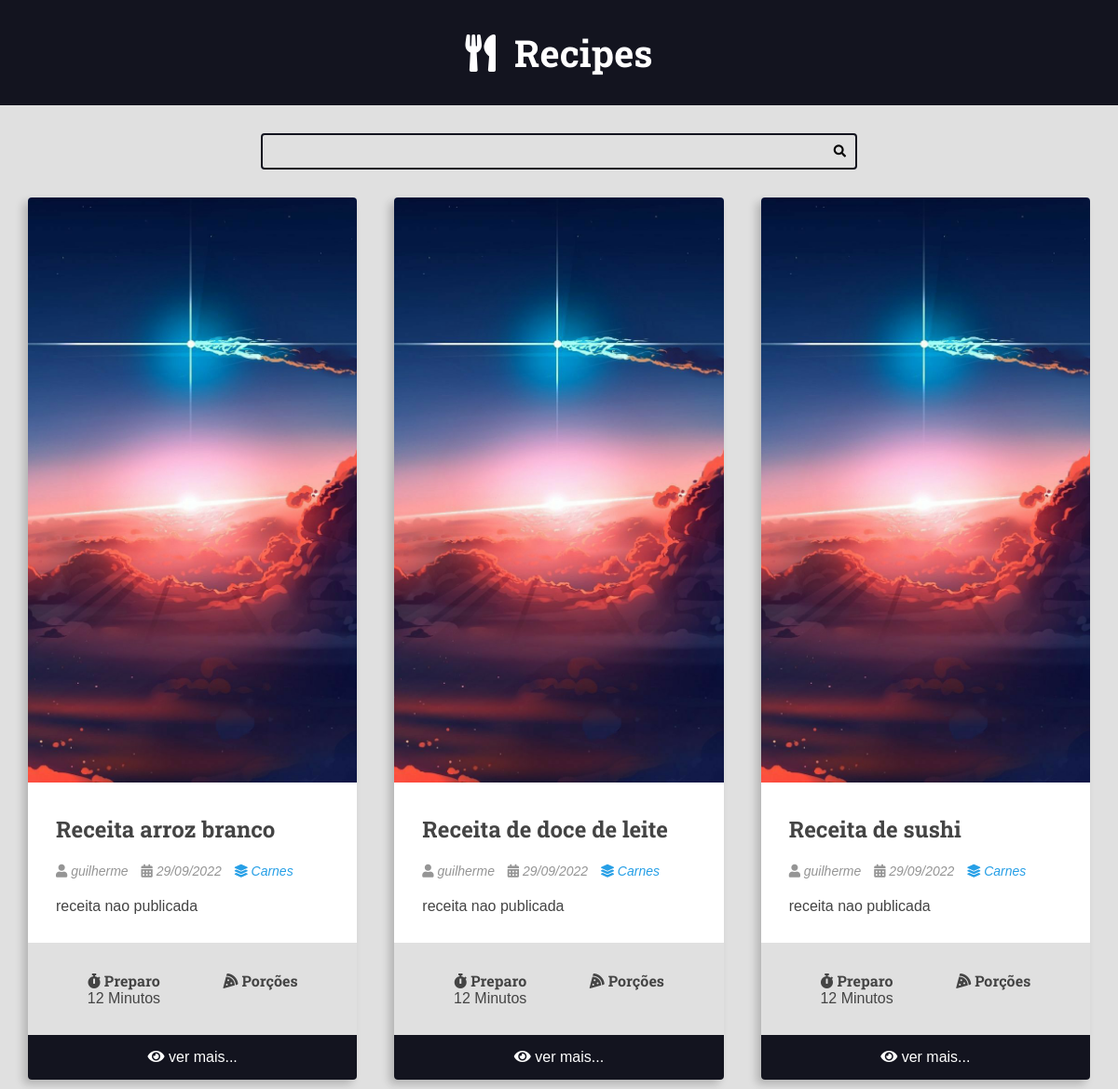
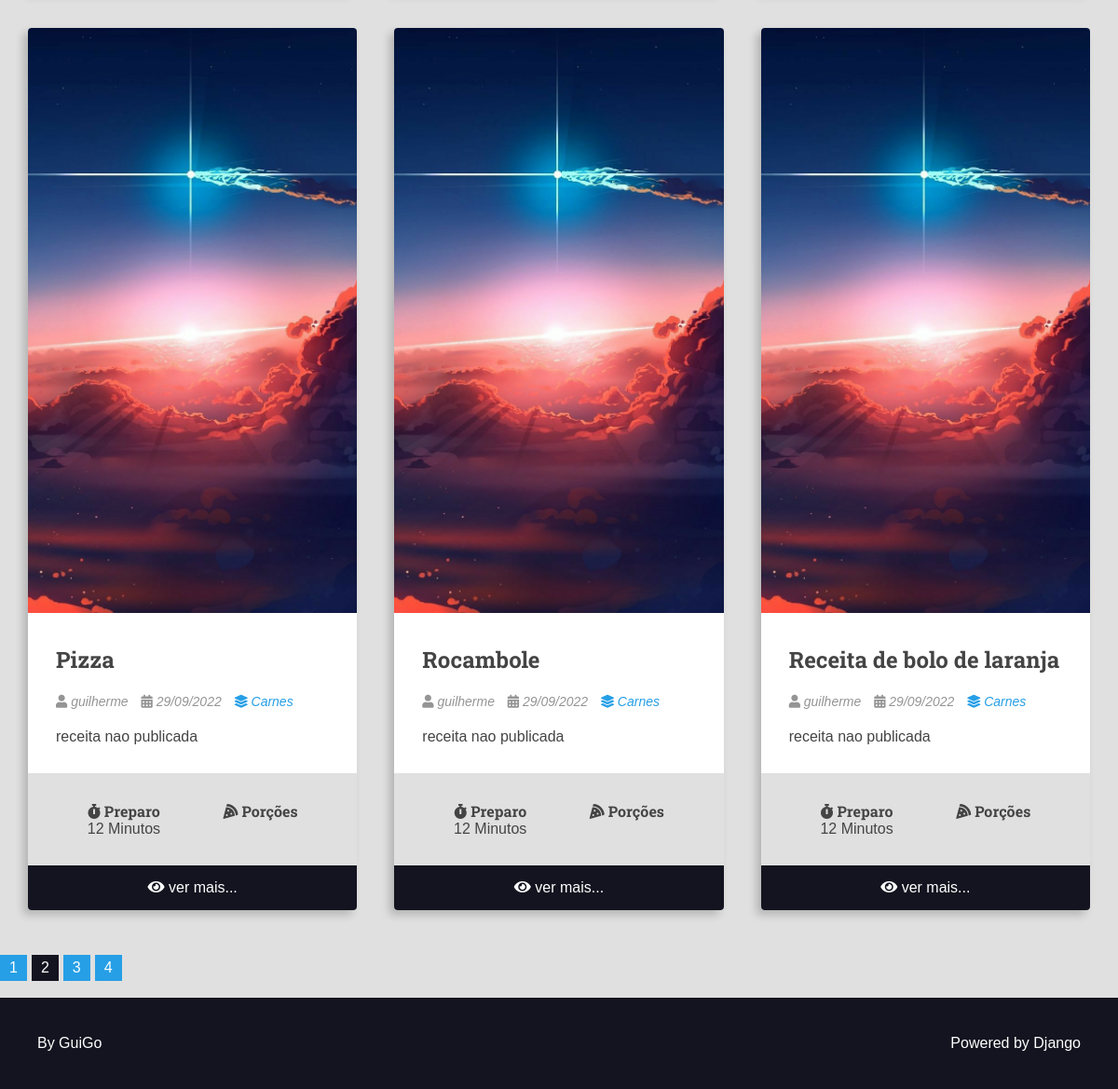
Before: /recipes/search?q=&page=2 with the older database file (2 pictures, top to bottom).
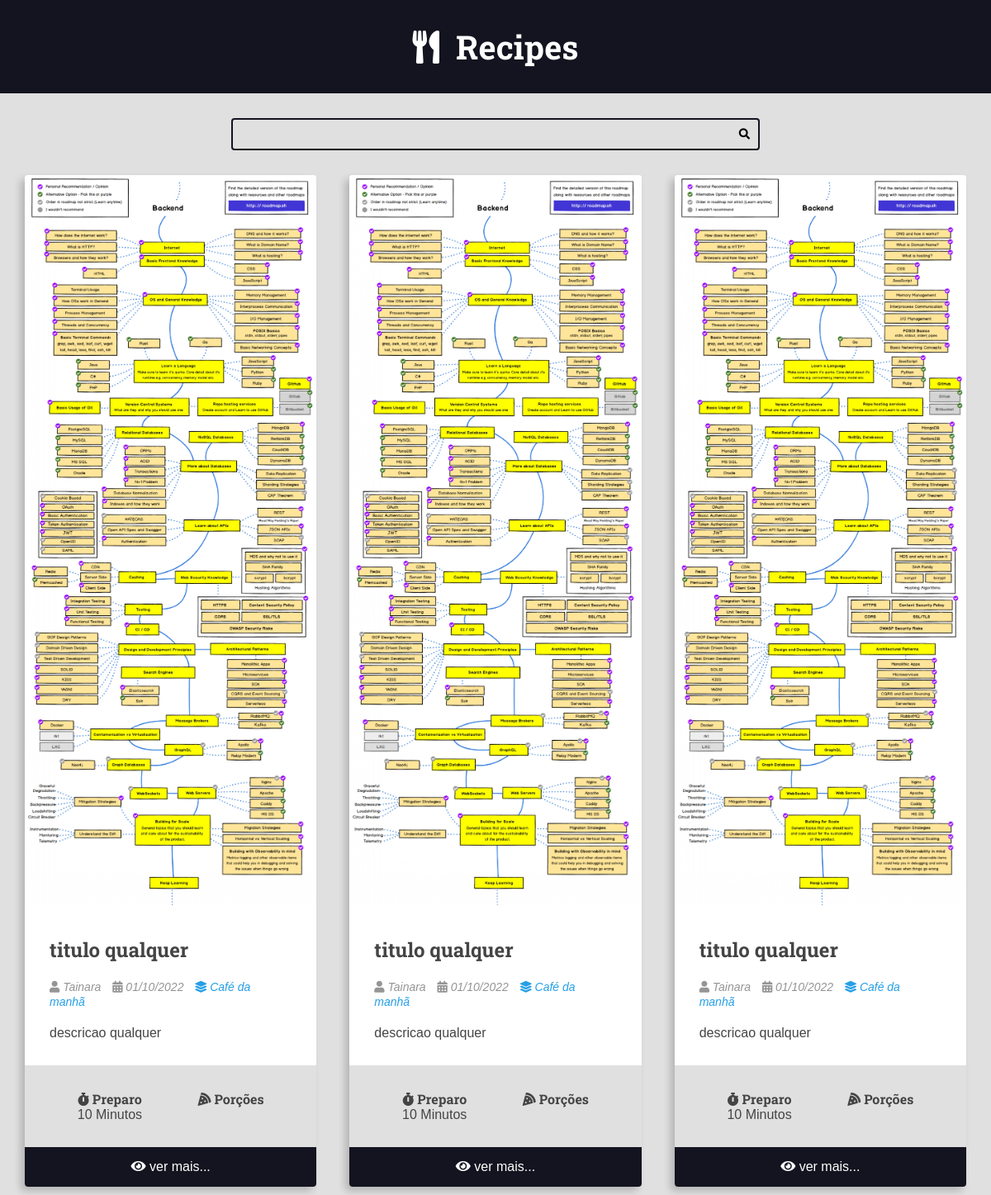
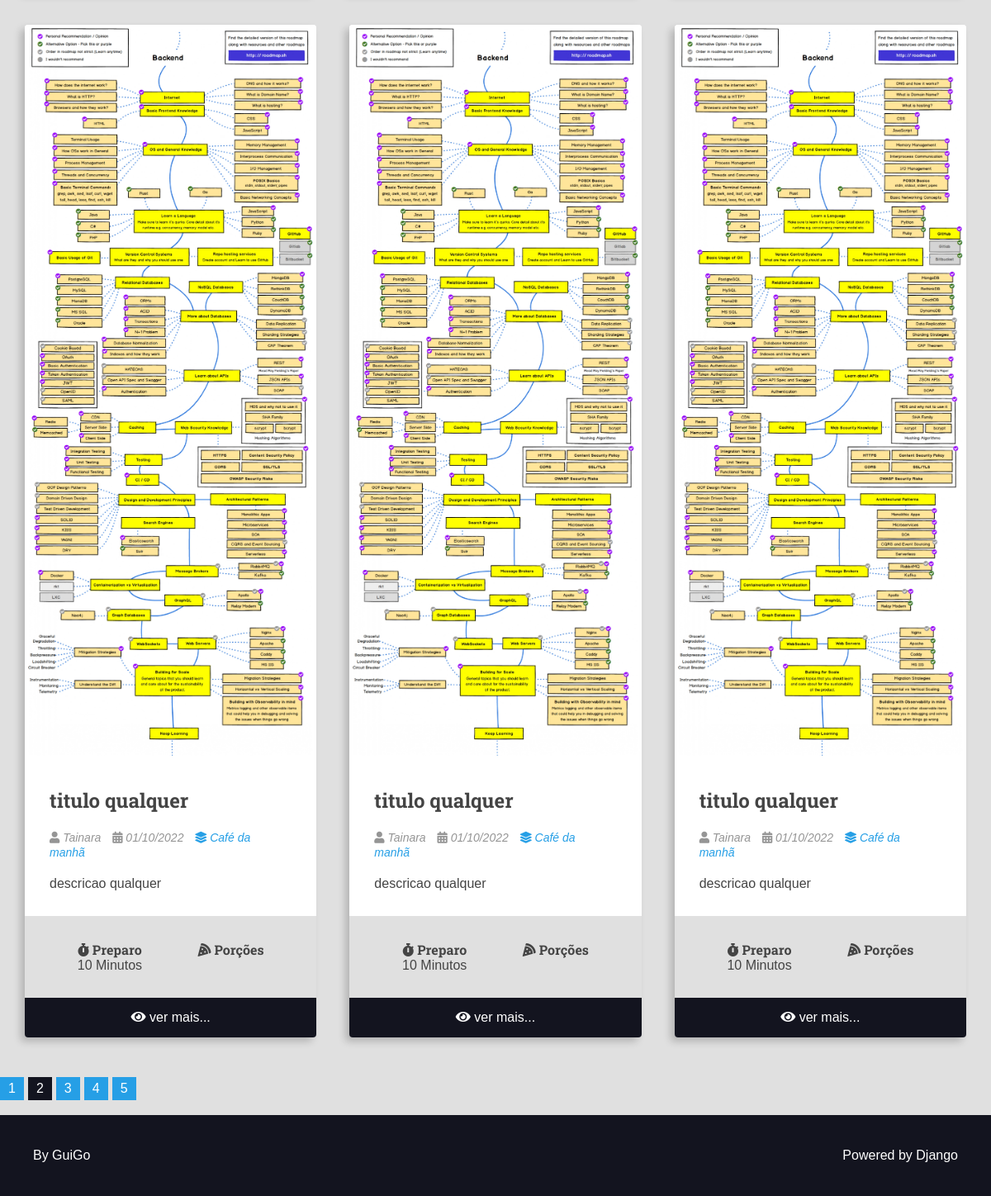
After: the same page with the newer database file (2 pictures, top to bottom).
### recipes/models.py (models this page shows, shortened)
class Recipe(models.Model):
    title = models.CharField(max_length=65)
    description = models.CharField(max_length=165)
    slug =  models.SlugField(unique=True)
    preparation_time = models.IntegerField()
    preparation_time_unit = models.CharField(max_length=65)
    servings_time = models.IntegerField()
    servings_time_unit = models.CharField(max_length=65)
    preparation_steps = models.TextField()
    preparation_steps_is_html = models.BooleanField(default=False)
    created_at = models.DateTimeField(auto_now_add=True)
    updated_at = models.DateTimeField(auto_now=True)
    is_published = models.BooleanField(default=False)
    cover = models.ImageField(upload_to='recipes/cover/%Y/%m/%d/')
    category = models.ForeignKey(
        Category, on_delete=models.SET_NULL, null=True, blank=True,
        default=None
    )
    author = models.ForeignKey(
        User, on_delete=models.SET_NULL, null=True
    )

class Category(models.Model):
    name = models.CharField(max_length=65)

### recipes/views.py (the view)
# urls.py: path('recipes/search', recipeViews.search, name='recipes-search'),
    def search(self, request: HttpRequest) -> HttpResponse:
        query_param = request.GET.get('q', "").strip()
        number_page = request.GET.get('page')
        recipes = Recipe.objects.filter(
            Q(
                Q(title__icontains=query_param) |
                Q(description__icontains=query_param)
            ),
            is_published=True
            ).order_by('-id')
        paginator = Paginator(recipes, self.PER_PAGES)
        page_obj = paginator.get_page(number_page)
        pagination = make_pagination(5, paginator.num_pages, page_obj.number)
        return render(request, 'recipes/pages/search.html', context={
            'filtered_recipes': page_obj,
            'pagination':pagination,
            'page_title': query_param.capitalize(),
            'search_form': query_param,
            'is_search': True,
        })

### utils/pagination.py (called while the page is built, shortened)
def make_pagination(qtd_page_busca:int, total_page:int, current_page:int):
    middle = qtd_page_busca // 2 + 1
    if qtd_page_busca >= total_page:
        return {
            'range': [i for i in range(1, total_page + 1)],
            'first_page': 1,
            'last_page': total_page,
            'first_out_range': False,
            'last_out_range': True,
            'current': current_page
        }
    if current_page <= middle:
        return {
            'range': [i for i in range(1, qtd_page_busca + 1)],
            'first_page': 1,
            'last_page': total_page,
            'first_out_range': False,
            'last_out_range': True,
            'current': current_page
        }

### recipes/templates/recipes/pages/search.html (shortened to what this page needs)
{% extends 'global/base.html' %}
{% block content %}
    <div class="main-content main-content-list container">
        {% for recipe in filtered_recipes %}
            {% include 'recipes/partials/recipe.html' %}
        {%empty%}
        <h1>No recipes found here!</h1>
        {% endfor %}
    </div>
{% endblock content %}

### recipes/templates/recipes/partials/recipe.html (shortened to what this page needs)
<div class="recipe recipe-list-item">
    <div class="recipe-cover">
        <a href="{% url 'recipes-recipe' recipe.id %}">
            <img src="{{ recipe.cover.url }}" alt="temporario">
        </a>
    </div>
    <div class="recipe-title-container">
        <h2 class="recipe-title">{{ recipe.title }}</h2>
    </div>
    <div class="recipe-author">
        <span class="recipe-author-item">
            <i class="fas fa-user"></i>
            {% if recipe.author is not None %}
                {% if recipe.author.first_name %}
                    {{ recipe.author.first_name }}
                {% else %}
                    {{ recipe.author.username }}
                {% endif %}
            {% else %}
                Desconhecido
            {% endif %}
        </span>
        <span class="recipe-author-item">
            <i class="fas fa-calendar-alt"></i>
            {{ recipe.created_at |date:"d/m/Y" }}
        </span>
        {% if recipe.category is not None %}
            <span class="recipe-author-item">
                <a href="{% url 'recipes-category' recipe.category.id %}">
                    <i class="fas fa-layer-group"></i>
                    <span>{{ recipe.category.name }}</span>
                </a>
            </span>
        {% endif %}
    </div>
    <div class="recipe-content">
        <p>{{ recipe.description}}</p>
    </div>
    <div class="recipe-meta-container">
        <div class="recipe-meta recipe-preparation">
            <h3 class="recipe-meta-title"><i class="fas fa-stopwatch"></i> Preparo</h3>
            <div class="recipe-meta-text">
                {{ recipe.preparation_time }} {{ recipe.preparation_time_unit }}
            </div>
        </div>
        <div class="recipe-meta recipe-servings">
            <h3 class="recipe-meta-title"><i class="fas fa-pizza-slice"></i> Porções</h3>
        </div>
    </div>
    {% if not isDetailPage %}
    <footer class="recipe-footer">
        <a class="recipe-read-more button button-dark button-full-width" href="{% url 'recipes-recipe' recipe.id %} ">
            <i class="fas fa-eye"></i>
            <span>ver mais...</span>
        </a>
    </footer>
    {% endif %}
</div>

Changed rows visible on the page:
no longer on this page (row unchanged): Recipe: cover (picture), title "Receita arroz branco", author.username "guilherme", created_at "29/09/2022", category.name "Carnes", description "receita nao publicada", preparation_time "12", preparation_time_unit "Minutos"
no longer on this page (row unchanged): Recipe: cover (picture), title "Receita de doce de leite", author.username "guilherme", created_at "29/09/2022", category.name "Carnes", description "receita nao publicada", preparation_time "12", preparation_time_unit "Minutos"
no longer on this page (row unchanged): Recipe: cover (picture), title "Receita de sushi", author.username "guilherme", created_at "29/09/2022", category.name "Carnes", description "receita nao publicada", preparation_time "12", preparation_time_unit "Minutos"
no longer on this page (row unchanged): Recipe: cover (picture), title "Pizza", author.username "guilherme", created_at "29/09/2022", category.name "Carnes", description "receita nao publicada", preparation_time "12", preparation_time_unit "Minutos"
no longer on this page (row unchanged): Recipe: cover (picture), title "Rocambole", author.username "guilherme", created_at "29/09/2022", category.name "Carnes", description "receita nao publicada", preparation_time "12", preparation_time_unit "Minutos"
no longer on this page (row unchanged): Recipe: cover (picture), title "Receita de bolo de laranja", author.username "guilherme", created_at "29/09/2022", category.name "Carnes", description "receita nao publicada", preparation_time "12", preparation_time_unit "Minutos"
added Recipe: cover (picture), title "titulo qualquer", author.first_name "Tainara", created_at "01/10/2022", category.name "Café da manhã", description "descricao qualquer", preparation_time "10", preparation_time_unit "Minutos"
added Recipe: cover (picture), title "titulo qualquer", author.first_name "Tainara", created_at "01/10/2022", category.name "Café da manhã", description "descricao qualquer", preparation_time "10", preparation_time_unit "Minutos"
added Recipe: cover (picture), title "titulo qualquer", author.first_name "Tainara", created_at "01/10/2022", category.name "Café da manhã", description "descricao qualquer", preparation_time "10", preparation_time_unit "Minutos"
added Recipe: cover (picture), title "titulo qualquer", author.first_name "Tainara", created_at "01/10/2022", category.name "Café da manhã", description "descricao qualquer", preparation_time "10", preparation_time_unit "Minutos"
added Recipe: cover (picture), title "titulo qualquer", author.first_name "Tainara", created_at "01/10/2022", category.name "Café da manhã", description "descricao qualquer", preparation_time "10", preparation_time_unit "Minutos"
added Recipe: cover (picture), title "titulo qualquer", author.first_name "Tainara", created_at "01/10/2022", category.name "Café da manhã", description "descricao qualquer", preparation_time "10", preparation_time_unit "Minutos"
Other visible differences:
new list line: "5"
